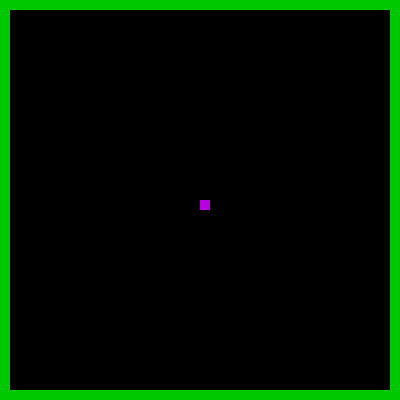
Frame 1 (no input)
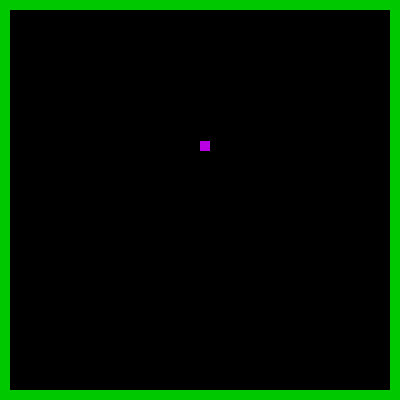
Frame 60 (the mouse pressed at the canvas centre just before this capture)
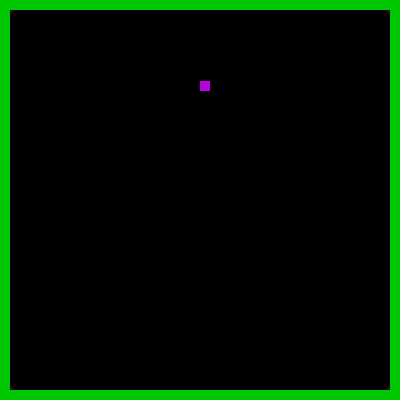
Frame 120 (the mouse held since frame 60 and released just before this capture)

The Processing sketch that drew these frames (run headless with seeded random() and noise(); from frame 60 on, the mouse is pressed at the canvas centre):

// Processing sketch: Snake_Main
// ── Snake_Main.pde
//create a game of snake, player wins after eating 100 food items
//dies if hits walls or self
Snake s;

void setup(){
  size(400,400);
  background(0,200,0);
  s = new Snake();
}

void draw(){
  barrier();
  s.drawSnake();
  s.moveSnake();
  s.changeDirection(keyCode);
}
//barrier rectangle
void barrier(){
  noStroke();
  fill(0,0,0);
  rect(10,10,380,380);
}

// ── Food.pde
public class Food{
  int x;
  int y;
  int foodRed;
  int foodGreen;
  int foodBlue;
 
  public Food(){
    x = int(random(10,380));
    y = int(random(10,380));
  }
}
  

// ── Snake.pde
public class Snake{
  int x;
  int y;
  String currentDirection;
  
  public Snake(){
     x = 200;
     y = 200;
     currentDirection = "Up";
  }
  
  public void drawSnake(){
    clip(10,10,380,380);
    fill(184, 0, 227);
    rect(x, y, 10, 10);
    fill(0,0,0);
    //boundaries?
    if((x == 380 || x == 0) || (y == 380 || y == 0)){
      fill(200,0,0);
      rect(10,10,380,380);
      fill(0,0,0);
      textSize(100);
      text("Oh no!", 40,240);
    }
  }
  
  public void moveSnake(){
    if(currentDirection == "Up"){
    y = y - 1;
  }else if(currentDirection == "Right"){
    x = x + 1;
  }else if(currentDirection == "Left"){
    x = x - 1;
  }else if(currentDirection == "Down"){
    y = y + 1;
  }
  }
  
  public void changeDirection(int keyNum){
    if(keyNum == 38){
      currentDirection = "Up";
    }else if(keyNum == 39){
      currentDirection = "Right";
    }else if(keyNum == 40){
      currentDirection = "Down";
    }else if (keyNum == 37){
      currentDirection = "Left";
  }
  }
}
